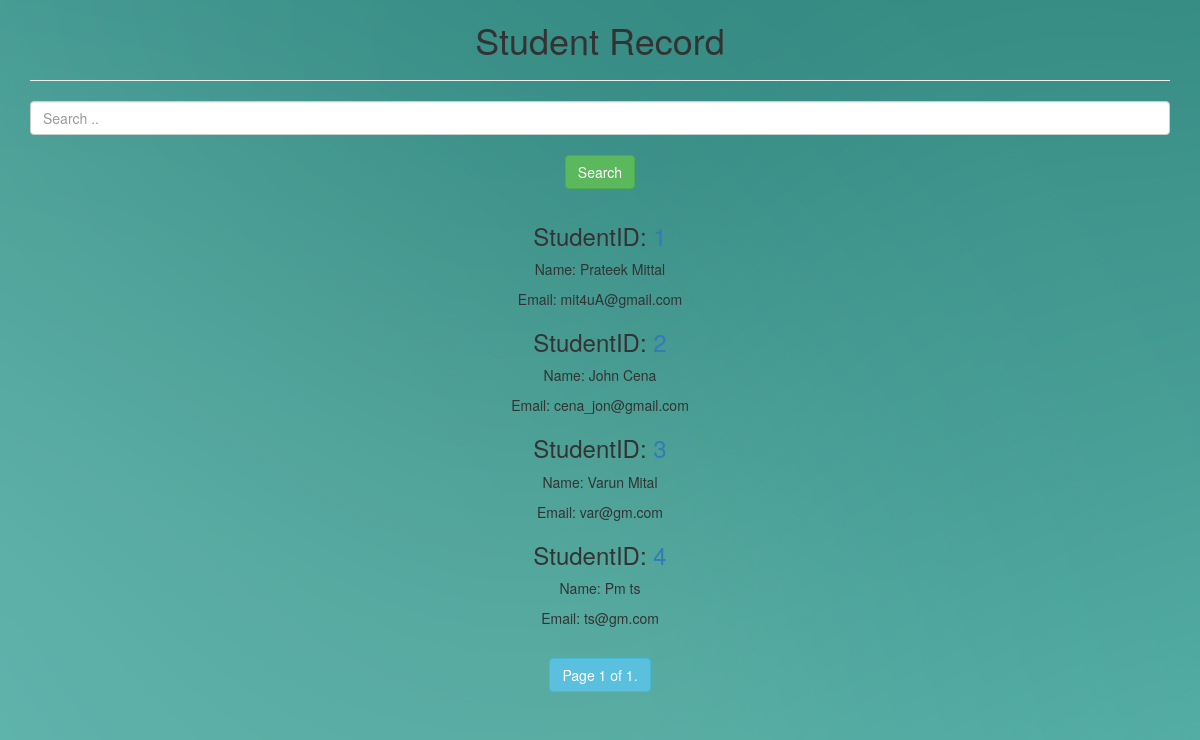
Page /students/?page=2 on the earlier database version.
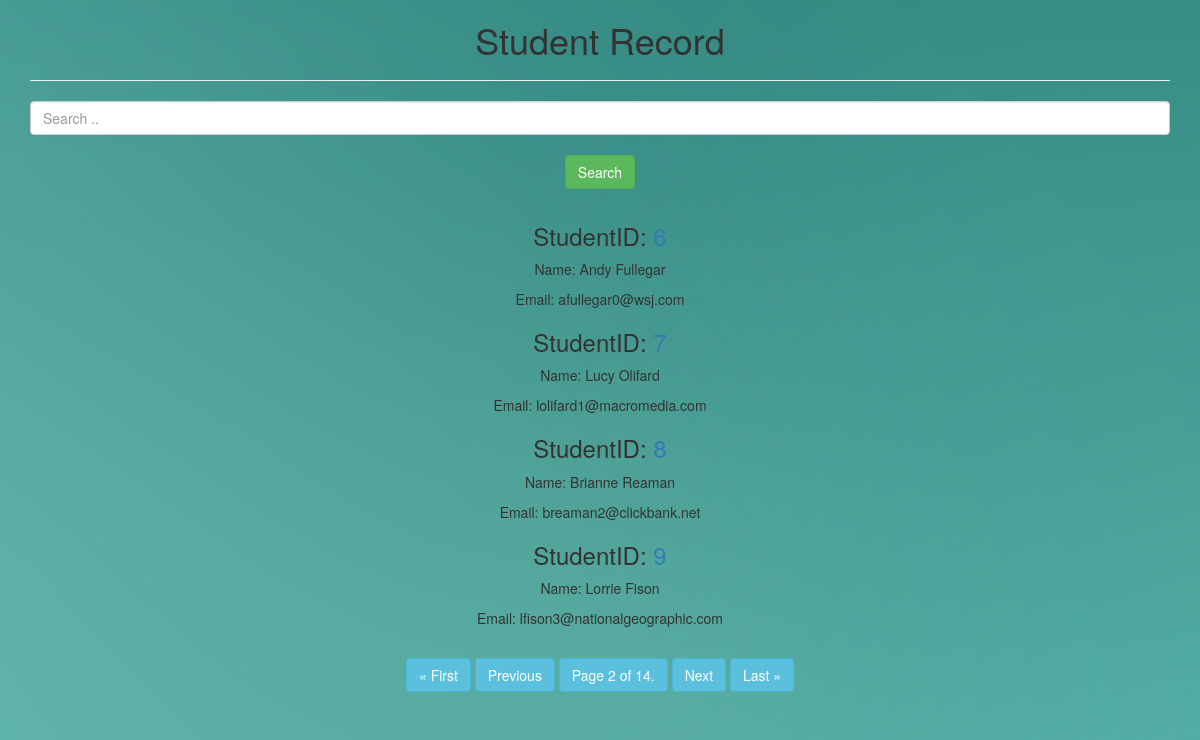
Same page on the later database version.
### students/models.py (models this page shows, shortened)
class Student(models.Model):
	sid        = models.IntegerField(default = 0)
	fname      = models.CharField(max_length = 35)
	lname      = models.CharField(max_length = 35)
	email      = models.EmailField(max_length = 254)
	gender     = models.CharField(max_length = 10)
	school     = models.ForeignKey(School ,on_delete = models.CASCADE)
	book       = models.ManyToManyField(Book)

### students/views.py (the view)
# urls.py: path('',views.student_list, name="list"),
def student_list(request):
	students = Student.objects.all()
	paginator = Paginator(students, 4)
	page = request.GET.get('page')
	students = paginator.get_page(page)
	return render(request, "students/student_list.html",
		         {'students':students})

### students/templates/students/student_list.html (shortened to what this page needs)
{% extends 'base_layout.html' %}
{% load crispy_forms_tags %}
{% block content %}
	<center>
	<h1> Student Record </h1>
	<hr/>
	<form method="GET" action="{% url 'search' %}">
		<input name = "q" value="{{request.GET.q}}" class="form-control " placeholder="Search .." >
		<br/>
		<button  type="submit" class = "btn btn-success">
			Search
		</button>
	</center>
	<center>
	<div class = "col-xs-12">
		{% for student in students %}
			<div >
				<h3> StudentID:
				   <a href = "{% url 'detail' sid=student.sid %}"> {{ student.id }}</a></h3>
				<p> Name: {{ student.fname }} {{ student.lname }} </p>
				<p> Email: {{ student.email }}</p>
			</div>
		{% endfor %}
	</div>
</center>
<center>
	<div class="pagination">
	    <span class="step-links">
	        {% if students.has_previous %}
	            <a href="?page=1" class="btn btn-info"  >&laquo; First </a>
	            <a href="?page={{ students.previous_page_number }}" class="btn btn-info" > Previous </a>
	        {% endif %}
	        <a href="?page={{ students.number }}" class="btn btn-info" > Page {{ students.number }} of {{ students.paginator.num_pages }}. </a>
	        {% if students.has_next %}
	            <a href="?page={{ students.next_page_number }}" class="btn btn-info" > Next </a>
	            <a href="?page={{ students.paginator.num_pages }}"class="btn btn-info" > Last &raquo;</a>
	        {% endif %}
	    </span>
	</div>
</center>
{% endblock %}

### templates/base_layout.html (shortened to what this page needs)
{% load static from staticfiles %}
<html>
	<head>
		<link rel="stylesheet" href= "{% static 'style.css' %}">
		<link rel="stylesheet" href="https://maxcdn.bootstrapcdn.com/bootstrap/3.4.0/css/bootstrap.min.css">
	</head>
	<body>
		<div class = "container">
			{% block content %}
			{% endblock %}
		</div>
	</body>
</html>

### static/style.css (style rules this page uses)
body { background-image: url(/static/b.jpg); }

Differences in the rows shown:
no longer on this page (row unchanged): Student: fname "Prateek", lname "Mittal", email "mit4uA@gmail.com"
no longer on this page (row unchanged): Student: id "2", fname "John", lname "Cena", email "cena_jon@gmail.com"
no longer on this page (row unchanged): Student: id "3", fname "Varun", lname "Mital", email "var@gm.com"
no longer on this page (row unchanged): Student: id "4", fname "Pm", lname "ts", email "ts@gm.com"
added Student: fname "Andy", lname "Fullegar", email "afullegar0@wsj.com"
added Student: id "7", fname "Lucy", lname "Olifard", email "lolifard1@macromedia.com"
added Student: id "8", fname "Brianne", lname "Reaman", email "breaman2@clickbank.net"
added Student: id "9", fname "Lorrie", lname "Fison", email "lfison3@nationalgeographic.com"
Other differences:
{{ students.number }}: "1" → "2"
{{ students.paginator.num_pages }}: "1" → "14"
text now shown: "« First Previous Next Last »"
